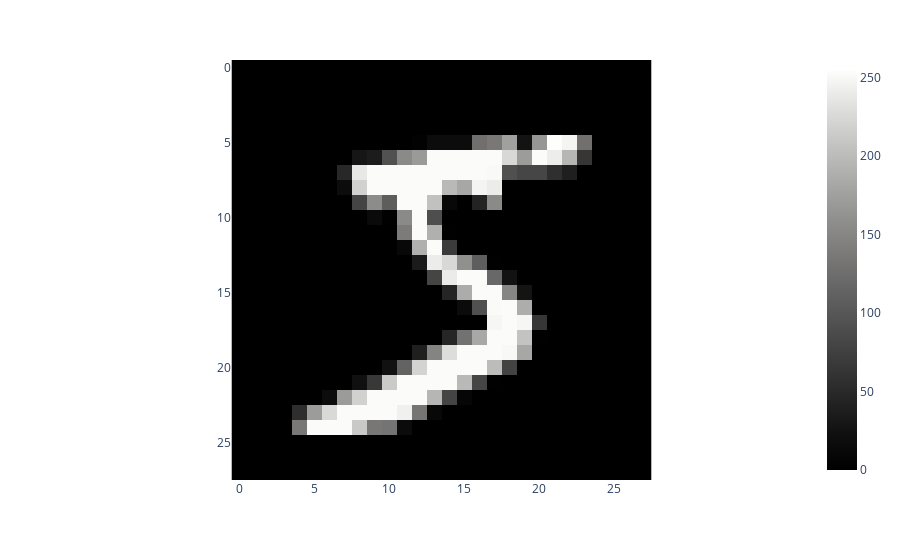

This figure's notebook cell:
### Markdown cell above
* Visualize one element from this dataset

### Code cell
from plotly import express as px
px.imshow(X_train[0], color_continuous_scale="gray")

### Figure 1 — Plotly figure (JSON) as saved in the notebook; plotly's stock layout.template omitted (floating-point values rounded to 4 significant figures; data arrays with more than 128 entries replaced by an {"elided": "..."} marker saying what was removed)
{"data": [{"coloraxis": "coloraxis", "hovertemplate": "x: %{x}<br>y: %{y}<br>color: %{z}<extra></extra>", "name": "0", "type": "heatmap", "xaxis": "x", "yaxis": "y", "z": {"elided": "28x28 int values"}}], "layout": {"coloraxis": {"colorscale": [[0, "rgb(0, 0, 0)"], [0.09091, "rgb(16, 16, 16)"], [0.1818, "rgb(38, 38, 38)"], [0.2727, "rgb(59, 59, 59)"], [0.3636, "rgb(81, 80, 80)"], [0.4545, "rgb(102, 101, 101)"], [0.5455, "rgb(124, 123, 122)"], [0.6364, "rgb(146, 146, 145)"], [0.7273, "rgb(171, 171, 170)"], [0.8182, "rgb(197, 197, 195)"], [0.9091, "rgb(224, 224, 223)"], [1, "rgb(254, 254, 253)"]]}, "margin": {"t": 60}, "xaxis": {"anchor": "y", "constrain": "domain", "domain": [0, 1], "scaleanchor": "y"}, "yaxis": {"anchor": "x", "autorange": "reversed", "constrain": "domain", "domain": [0, 1]}}}
